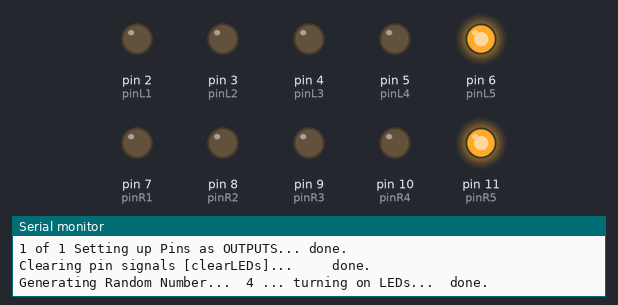
The sketch below on a simulated Arduino Uno, built with avr-gcc and run on an emulated ATmega328P. Shown: output pins drawn as LEDs (lit = HIGH), the last lines printed to the serial monitor. Random numbers use the default seed unless the sketch sets one.

Above: at 0.1 s.
At 4.0 s:
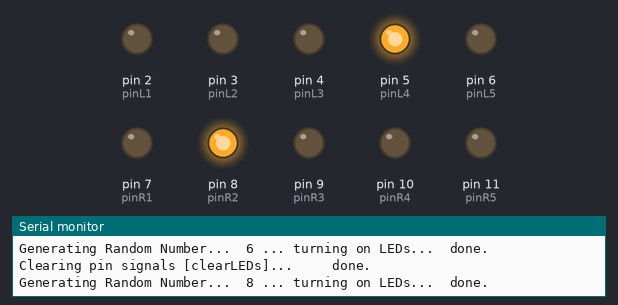
At 13.8 s:
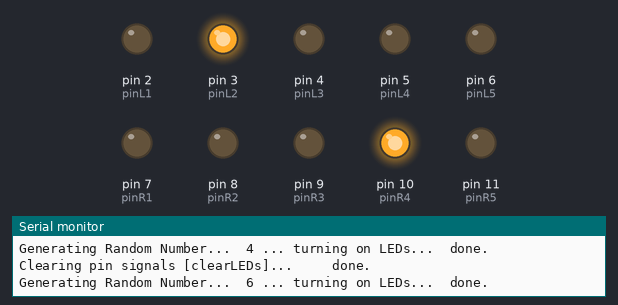
At 19.8 s:
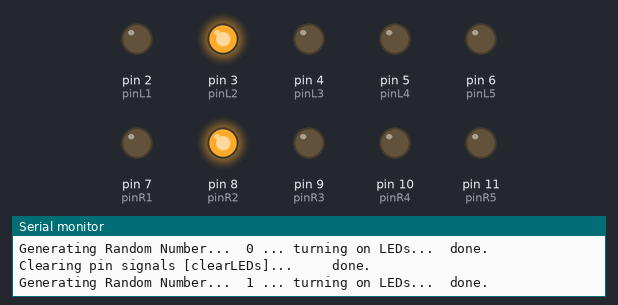
At 24.2 s:
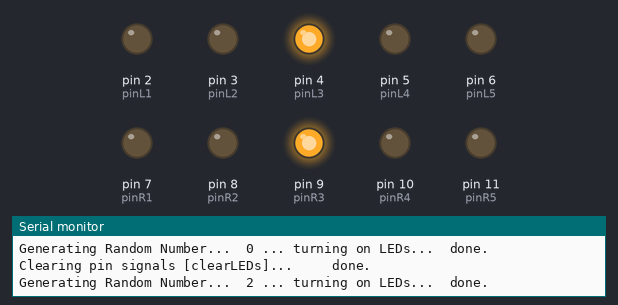
At 36.2 s:
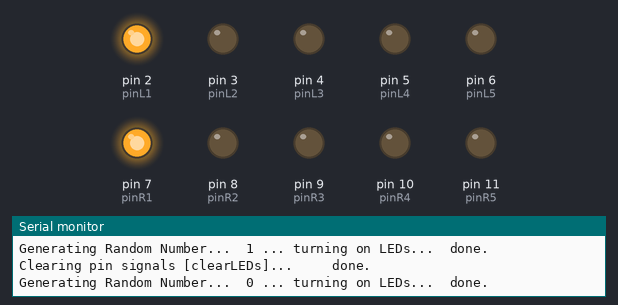
Timing chart, 0 to 40.0 s (numbered marks = the images above):
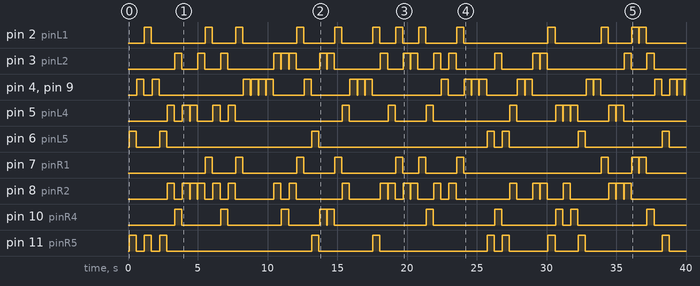

The sketch:

LED_Random.ino
```cpp
// File for Random LED Side Panels

// Setup

    // OUTPUT PINS
        int pinL1 = 2; // Left Group 1
        int pinL2 = 3; // Left Group 2
        int pinL3 = 4; // Left Group 3
        int pinL4 = 5; // Left Group 4
        int pinL5 = 6; // Left Group 5
        int pinR1 = 7; // Right Group 1
        int pinR2 = 8; // Right Group 1
        int pinR3 = 9; // Right Group 1
        int pinR4 = 10; // Right Group 1
        int pinR5 = 11; // Right Group 1

    // Variables
        long randomNumber;

void setup() {
    // Setup
    Serial.begin(9600);

    // Setup Inputs
    Serial.print("1 of 1 Setting up Pins as OUTPUTS... ");
    pinMode(pinL1, OUTPUT);
    pinMode(pinL2, OUTPUT);
    pinMode(pinL3, OUTPUT);
    pinMode(pinL4, OUTPUT);
    pinMode(pinL5, OUTPUT);
    pinMode(pinR1, OUTPUT);
    pinMode(pinR2, OUTPUT);
    pinMode(pinR3, OUTPUT);
    pinMode(pinR4, OUTPUT);
    pinMode(pinR5, OUTPUT);
    Serial.println("done.");
}


void clearLEDs() {
    Serial.print("Clearing pin signals [clearLEDs]...     ");
    digitalWrite(pinL1, LOW);
    digitalWrite(pinL2, LOW);
    digitalWrite(pinL3, LOW);
    digitalWrite(pinL4, LOW);
    digitalWrite(pinL5, LOW);
    digitalWrite(pinR1, LOW);
    digitalWrite(pinR2, LOW);
    digitalWrite(pinR3, LOW);
    digitalWrite(pinR4, LOW);
    digitalWrite(pinR5, LOW);
    Serial.println("done.");
}

void loop() {
    // RESET
    clearLEDs();

    randomNumber = random(0,9);
    Serial.print("Generating Random Number...  ");
    Serial.print(randomNumber);
    Serial.print(" ... turning on LEDs...  ");


    switch (randomNumber) {
        case 0:
            digitalWrite(pinL1, HIGH);
            digitalWrite(pinR1, HIGH);
            break;
        case 1:
            digitalWrite(pinL2, HIGH);
            digitalWrite(pinR2, HIGH);
            break;
         case 2:
            digitalWrite(pinL3, HIGH);
            digitalWrite(pinR3, HIGH);
            break;
         case 3:
            digitalWrite(pinL4, HIGH);
            digitalWrite(pinR4, HIGH);
            break;
         case 4:
            digitalWrite(pinL5, HIGH);
            digitalWrite(pinR5, HIGH);
            break;
        case 5:
            digitalWrite(pinL1, HIGH);
            digitalWrite(pinR5, HIGH);
            break;
        case 6:
            digitalWrite(pinL2, HIGH);
            digitalWrite(pinR4, HIGH);
            break;
        case 7:
            digitalWrite(pinL3, HIGH);
            digitalWrite(pinR3, HIGH);
            break;
        case 8:
            digitalWrite(pinL4, HIGH);
            digitalWrite(pinR2, HIGH);
            break;
        case 9:
            digitalWrite(pinL5, HIGH);
            digitalWrite(pinR1, HIGH);
            break;
        default:
            digitalWrite(pinL5, HIGH);
            digitalWrite(pinR1, HIGH);
            break;
    }
    Serial.println("done.");
    delay(500);
}
```

Measured:
- by itself, pin 2 (pinL1): LOW → HIGH at 1.2 s, → LOW 0.51 s later, → HIGH 3.9 s later, → LOW 0.51 s later, … (26 changes in this stretch)
- by itself, pin 3 (pinL2): LOW → HIGH at 3.4 s, → LOW 0.51 s later, → HIGH 1.1 s later, → LOW 0.51 s later, … (36 changes in this stretch)
- by itself, pin 6 (pinL5): LOW → HIGH at 0.08 s, → LOW 0.51 s later, → HIGH 1.7 s later, → LOW 0.51 s later, … (14 changes in this stretch)
- by itself, pin 7 (pinR1): LOW → HIGH at 5.5 s, → LOW 0.51 s later, → HIGH 1.7 s later, → LOW 0.51 s later, … (20 changes in this stretch)
- by itself, pin 10 (pinR4): LOW → HIGH at 3.4 s, → LOW 0.51 s later, → HIGH 2.8 s later, → LOW 0.51 s later, … (20 changes in this stretch)
- by itself, pin 11 (pinR5): LOW → HIGH at 0.08 s, → LOW 0.51 s later, → HIGH 0.58 s later, → LOW 0.51 s later, … (20 changes in this stretch)
- by itself, pin 4 (pinL3), pin 9 (pinR3): LOW → HIGH at 0.63 s, → LOW 0.51 s later, → HIGH 0.58 s later, → LOW 0.51 s later, … (43 changes in this stretch)
